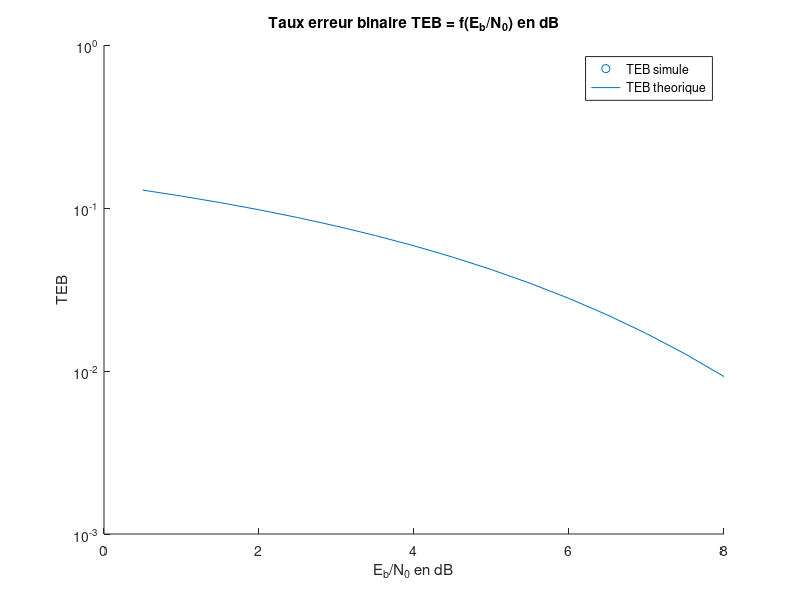
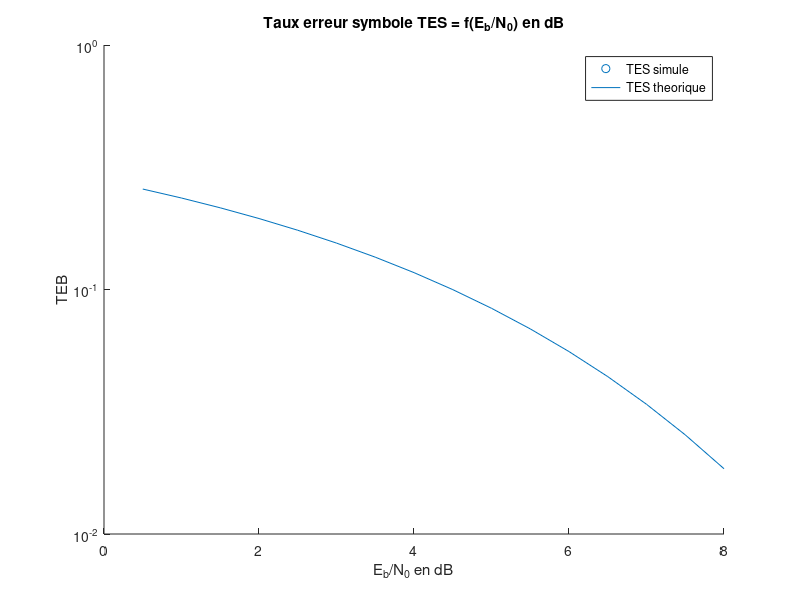

Source code (MATLAB) for these figures, in order:
clear all
close all

%% Paramètre du modulateur
Rb = 6000; % Debit binaire des bits
Tb = 1/Rb; % Temps de 1 bit
M = 4;
m = 2; %1 bit par symbole pour le mapping. log2(M)
Rs = Rb/m; % Debit des symboles
Ts = 1/Rs; % Tenps d'un symbole


%% Information binaire a transmettre
N = 10000; %Nombre de bit a transmettre
bits = randi([0, 1], 1, N); %Signal aleatoire de N bits.

%% Mapping: Symbole 4-airede moyenne nulle ak={-3, -1, 1, 3}
ak = [-3, -1, 1, 3]; %Mapping 4-aire a moyenne nulle
map = reshape(bits, N/m, m); %m=2
map = bi2de(map)';
f = @(x) (ak(2)-ak(1))*x + ak(1);
g = @(y) (y-ak(1))/(ak(2)-ak(1));
map_signal = f(map);

%% Surechantillonnage
Fe = 24000; %Frequence echantillonage
Te = 1/Fe;
Ns = Fe*Ts; %Nombre d'échantillons par symbole
Nt = N*Ns; %=size(map). Nombre d'échantillon totale. On rajoute des zeros !
map = kron(map_signal, [1 zeros(1, Ns-1)]);

%% Filtre mise en forme
h1 = ones(1, Ns);
x1 = filter(h1, 1, map);

%% Filtre canal
Px = mean(abs(x1).^2);
EbN0 = 0.5:0.5:8; %en Db
X = [];
TEB = [];
TES = [];
for i=1:length(EbN0)
    E = 10^(EbN0(i)/10);
    sigma2 = Px*Ns/(2*log2(M)*E);
    bruit = sqrt(sigma2)*randn(1, length(x1));
    % bruit = 0;
    x1b = x1 + bruit;
    x1c = x1b; %Reponse impulsionnelle de type dirac

    %% Filtre reception
    hr1 = ones(1, Ns);
    x1r = filter(hr1, 1, x1c);
    X = [X; x1r];
    
    %% Echantillonnage
    n01 = 8; %Cf diagrame de l'oeil
    z1 = x1r(n01:Ns:end); 

    %% Decision+Demapping
    SymbolesDecides = zeros(size(z1));
    SymbolesDecides(find(z1 < -16)) = -3;
    SymbolesDecides(find(z1 > -16)) = -1;
    SymbolesDecides(find(z1 > 0)) = 1;
    SymbolesDecides(find(z1 > 16)) = 3;
    y1 = reshape(de2bi(g(SymbolesDecides)), 1, length(bits))

    %% Taux Erreur Binaire
    t1 = mean(y1~=bits)
    TEB = [TEB; t1]
    
    t1 = mean(SymbolesDecides~=map_signal);
    TES = [TES; t1]
    
end

%% Graph
% Diagramme de l'oeil pour diffeerentes valeurs de Eb/N0.
%fig = figure();
%for i=1:4
%    j = i*floor(length(EbN0)/4)
%    subplot(2, 2, i);
%    plot( reshape(X(j, :), [Ns, N/2]) );
%    EN = EbN0(j);
%    title(sprintf("Diagramme de l'oeil pour E_b/N_0 = %f dB", EN));
%end
%saveas(fig, "figures/Chaine1OeilEbN0.png");
% TEB=f(Eb/N0)
fig = figure();
scatter(EbN0, TEB, 'b+');
hold on
%plot(linspace(EbN0(1), EbN0(end), 1000), qfunc(sqrt(2*linspace(EbN0(1), EbN0(end), 1000))));
plot(EbN0, (3/4)*qfunc(sqrt((4/5)*10.^(EbN0/10))));
set(gca,'yscale','log');
hold off
legend('TEB simule','TEB theorique');
title(sprintf("Taux erreur binaire TEB = f(E_b/N_0) en dB"));
xlabel("E_b/N_0 en dB");
ylabel("TEB");

% TES=f(Eb/N0)
fig = figure();
scatter(EbN0, TES, 'b+');
hold on
%plot(linspace(EbN0(1), EbN0(end), 1000), qfunc(sqrt(2*linspace(EbN0(1), EbN0(end), 1000))));
plot(EbN0, (3/2)*qfunc(sqrt((4/5)*10.^(EbN0/10))));
set(gca,'yscale','log');
hold off
legend('TES simule','TES theorique');
title(sprintf("Taux erreur symbole TES = f(E_b/N_0) en dB"));
xlabel("E_b/N_0 en dB");
ylabel("TEB");

%saveas(fig, "figures/Chaine1TEBEbN0.png");